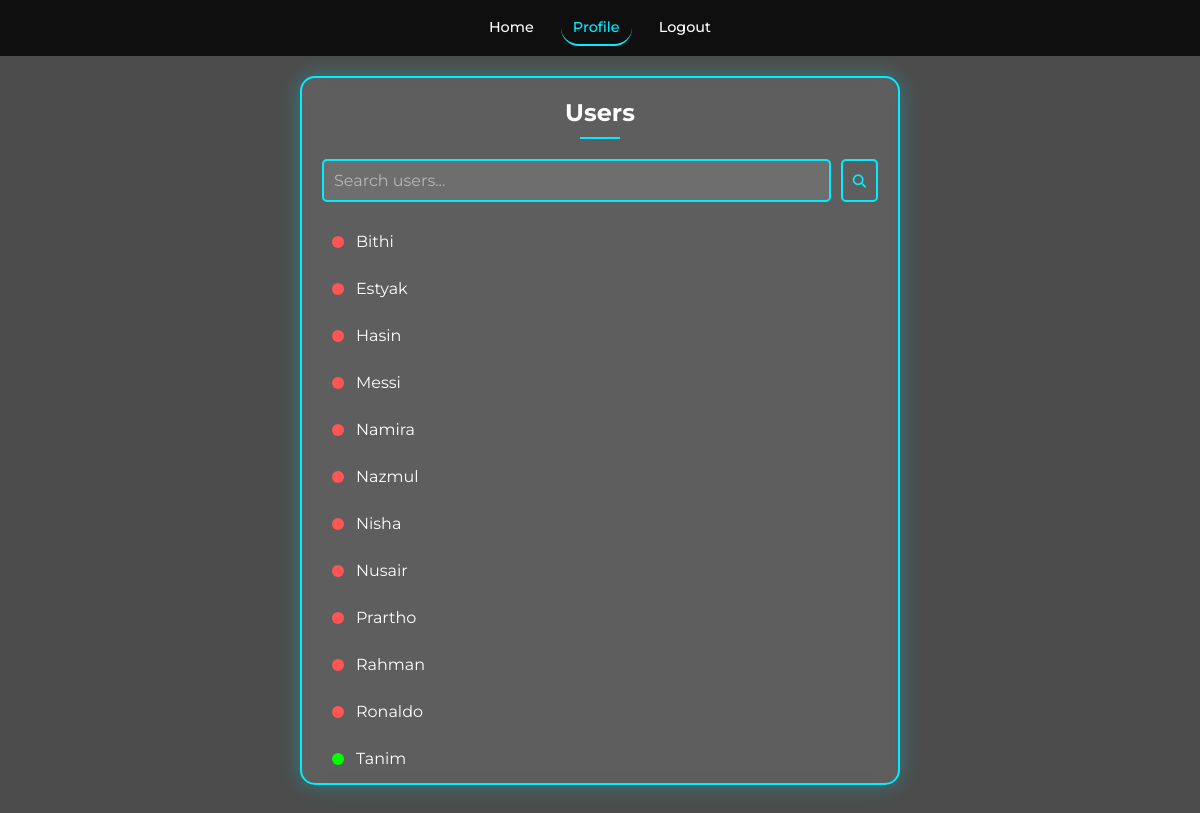
/search_user.php (signed in), run on an earlier commit of the app's database.
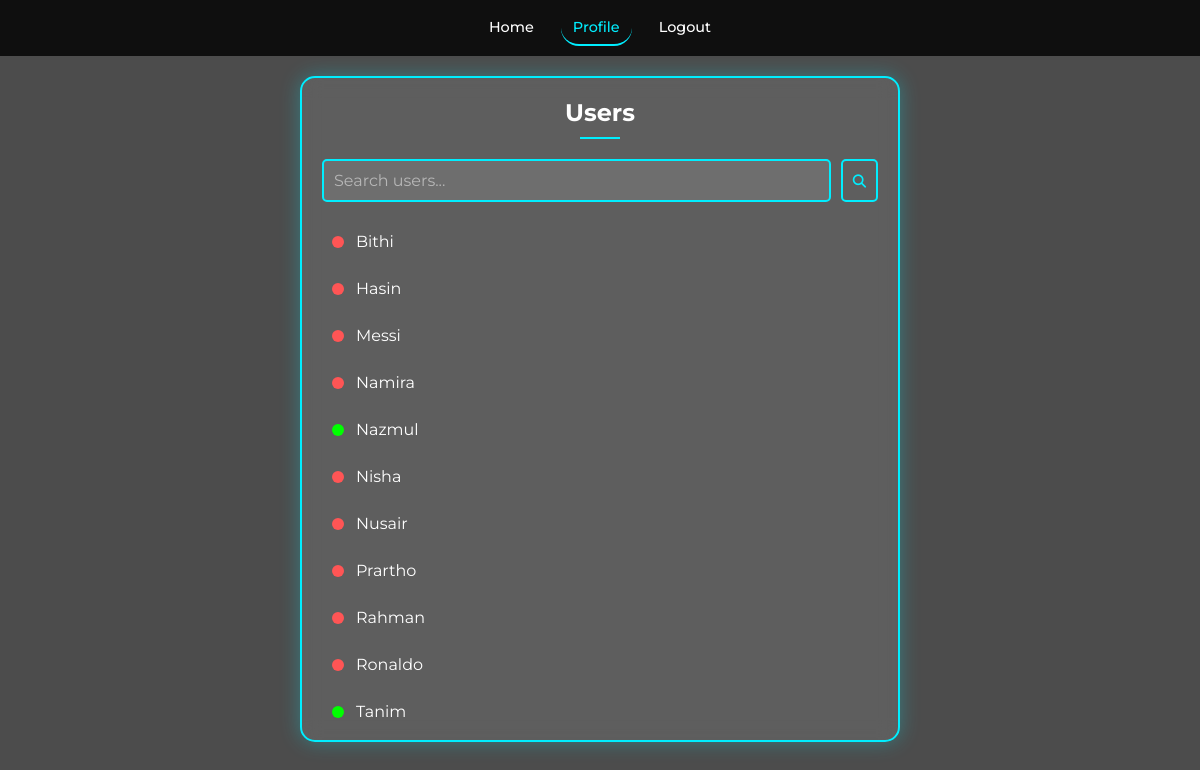
And on a later commit of the database.
### tables this page shows
CREATE TABLE `user` (
  `user_id` int(11) NOT NULL AUTO_INCREMENT,
  `username` varchar(50) NOT NULL,
  `email` varchar(100) NOT NULL,
  `password` varchar(255) NOT NULL,
  `status` varchar(50) NOT NULL DEFAULT 'Offline',
  `id_no` int(11) DEFAULT NULL,
  PRIMARY KEY (`user_id`),
  UNIQUE KEY `email` (`email`),
  UNIQUE KEY `id_no` (`id_no`)
);

### search_user.php (the view, shortened to what this page needs)
<?php
require_once 'connect.php';
$user_id = $_SESSION['user_id'];
$selected_user_id = isset($_GET['user_id']) ? $_GET['user_id'] : 0;
$search_term = isset($_POST['search']) ? $_POST['search'] : '';
$users_query = "SELECT user_id, username, status FROM user WHERE user_id != $user_id AND username LIKE '%$search_term%' ORDER BY username";
$users_result = mysqli_query($conn, $users_query);
?>
<!DOCTYPE html>
<html lang="en">
<head>
    <link rel="stylesheet" href="search_user.css">
</head>
<body>
    <nav class="button-group">
        <a href="index.php">Home</a>
        <a href="profile.php" class="active">Profile</a>
        <a href="logout.php">Logout</a>
    </nav>
    <div class="user-container">
        <h2>Users</h2>
        <form method="POST" class="search-form">
            <input type="text" name="search" placeholder="Search users..." value="<?php echo $search_term; ?>">
            <button type="submit" class="search-btn"><i class="fas fa-search"></i></button>
        </form>
        <ul class="user-list">
            <?php while ($user = mysqli_fetch_assoc($users_result)): ?>
                <li class="<?php echo $selected_user_id == $user['user_id'] ? 'active' : ''; ?>">
                    <a href="Profile_dashboard/others_profile.php?user_id=<?php echo $user['user_id']; ?>">
                        <span class="status-dot <?php echo $user['status'] == 'Online' ? 'online' : 'offline'; ?>"></span>
                        <?php echo $user['username']; ?>
                    </a>
                </li>
            <?php endwhile; ?>
        </ul>
    </div>
</body>
</html>

What changed in the data, as far as the page shows it:
removed user: username "Estyak"
changed user "Nazmul": status "Offline" → "Online" (drawn)
